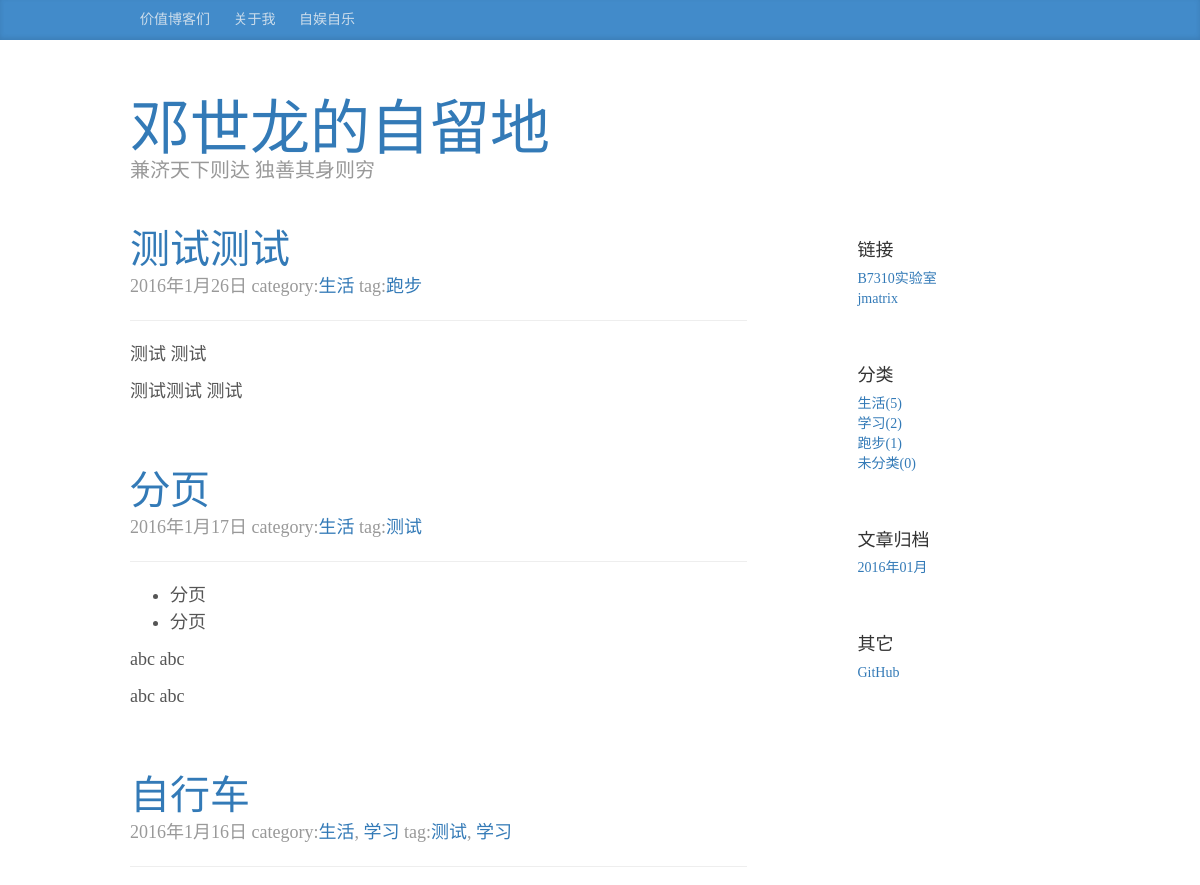
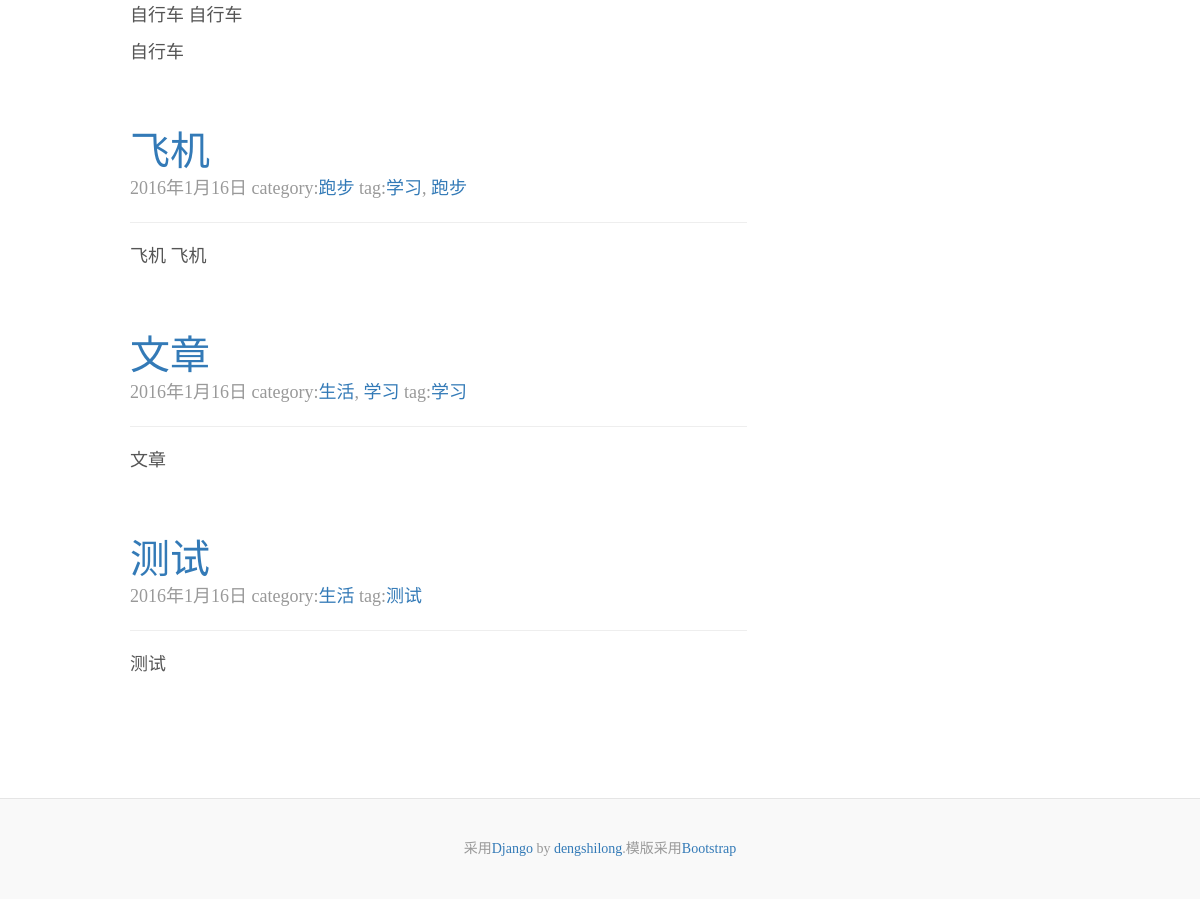
The page / on the database its author committed (2 pictures, top to bottom).
### blog/models.py (models this page shows, shortened)
class Page(models.Model):
    title = models.CharField(max_length=255)
    slug = models.SlugField(max_length=300, allow_unicode=True)
    content = models.TextField()
    publish_time = models.DateTimeField(auto_now_add=True)
    def get_absolute_url(self):
        return reverse('blog.page', args=[self.slug])

class Post(models.Model):
    title = models.CharField(max_length=255)
    slug = models.SlugField(max_length=300, allow_unicode=True)
    content = models.TextField()
    publish_time = models.DateTimeField(auto_now_add=True)
    category = models.ManyToManyField(Category)
    tag = models.ManyToManyField(Tag, blank=True)
    def get_absolute_url(self):
        year = str(self.publish_time.year)
        month = str(self.publish_time.month)
        if len(month) == 1:
            month = '0' + month
        day = str(self.publish_time.day)
        return reverse('blog.post', args=[year,month,day,self.slug])
    def get_categories(self):
        return self.category.all()
    def get_tags(self):
        return self.tag.all()

class Category(models.Model):
    name = models.CharField(max_length=30)
    creat_time = models.DateTimeField(auto_now_add=True)
    def __unicode__(self):
        return u'%s' % self.name
    def get_absolute_url(self):
        return reverse('blog.category', args=[self.name])
    def get_post_count(self):
        return Post.objects.filter(category=self.id).count()

class Tag(models.Model):
    name = models.CharField(max_length=30)
    creat_time = models.DateTimeField(auto_now_add=True)
    def __unicode__(self):
        return u'%s' % self.name
    def get_absolute_url(self):
        return reverse('blog.tag', args=[self.name])

class Link(models.Model):
    url = models.CharField(max_length=255)
    name = models.CharField(max_length=100)
    description = models.CharField(max_length=100)

### blog/views.py (the view)
# urls.py: url(r'^$', views.index, name='blog.index'),
def index(request):
    posts = Post.objects.all().order_by('-publish_time')
    posts = paginator_process(posts, request)
    context = {'posts' : posts}
    return render(request, 'blog/archive.html', context)

### blog/templatetags/my_markdown.py (called while the page is built)
@register.filter(name='mark')
def mark(value):
    return markdown(value)

### blog/templatetags/page_nav.py (called while the page is built)
@register.inclusion_tag('blog/page_list.html', takes_context = True)
def get_pages(context):
    return {'pages': Page.objects.all()}

### blog/templatetags/sidebar.py (called while the page is built)
@register.inclusion_tag('blog/archive_list.html', takes_context = True)
def get_archive(context):
    return {'months': Post.objects.datetimes('publish_time', 'month')}

@register.inclusion_tag('blog/category_list.html', takes_context = True)
def get_categories(context):
    return {'categories': Category.objects.all()}

@register.inclusion_tag('blog/link_list.html', takes_context = True)
def get_links(context):
    return {'links': Link.objects.all()}

### blog/utils.py (called while the page is built)
def get_page(request):
    page = request.GET.get('page', '')
    if not page:
        page = 1
    return page

def paginator_process(posts, request):
    page = get_page(request)
    paginator = Paginator(posts, 10)
    try:
        posts = paginator.page(page)
    except PageNotAnInteger:
        posts = paginator.page(1)
    except EmptyPage:
        posts = paginator.page(paginator.num_pages)
    return posts

### blog/templates/blog/archive.html (shortened to what this page needs)
{% extends "base.html" %}
{% block content %}
{% for post in posts %}
    {% include "blog/_post.html" %}
{% endfor %}
{% endblock %}
{% block sidebar %}
    {% include "blog/sidebar.html" %}
{% endblock %}

### blog/templates/base.html (shortened to what this page needs)
{% load staticfiles %}
{% load page_nav %}
<!DOCTYPE html>
<html lang="en">
  <head>
    <link href="{% static "lib/bootstrap/css/bootstrap.min.css" %}" rel="stylesheet">
    <link href="{% static "css/style.css" %}" rel="stylesheet">
  </head>
  <body>
    <div class="blog-masthead">
      <div class="container">
        <nav class="blog-nav">
            {% get_pages %}
        </nav>
      </div>
    </div>
    <div class="container">
      <div class="blog-header">
        <h1 class="blog-title"><a href="/">邓世龙的自留地</a></h1>
        <p class="lead blog-description">兼济天下则达 独善其身则穷</p>
      </div>
      <div class="row">
        <div class="col-sm-8 blog-main">
          {% block content %} {% endblock %}
        </div>
        <div class="col-sm-3 col-sm-offset-1 blog-sidebar">
          {% block sidebar %} {% endblock %}
        </div>
      </div>
    </div>
    <footer class="blog-footer">
      <p>采用<a href="https://www.djangoproject.com">Django</a> by <a href="https://github.com/dengshilong">dengshilong</a>.模版采用<a href="http://v3.bootcss.com">Bootstrap</a></p>
    </footer>
  </body>
</html>

### blog/templates/blog/page_list.html
{% if pages %}
{% for page in pages %}
   <a class="blog-nav-item" href="{{page.get_absolute_url}}">{{page.title}}</a>
{% endfor %}
{% endif %}

### blog/templates/blog/_post.html
<div class="blog-post">
  <h2 class="blog-post-title"><a href="{{ post.get_absolute_url }}">{{ post.title }}</a></h2>
  <p class="blog-post-meta">{{post.publish_time|date:"Y年n月d日"}} category:{% for category in post.get_categories %}<a href="{{category.get_absolute_url}}">{{category}}</a>{% if forloop.last %}{% else %}, {% endif %} {% endfor %} tag:{% for tag in post.get_tags %}<a href="{{tag.get_absolute_url}}">{{tag}}</a>{% if forloop.last %}{% else %}, {% endif %}{% endfor %}</p>
  <hr>
  {% load my_markdown %}
  <p>{{ post.content|mark|safe}}</p>
</div>

### blog/templates/blog/sidebar.html
{% load sidebar %}
  {% get_links %}
  {% get_categories %}
  {% get_archive %}
  <div class="sidebar-module">
    <h4>其它</h4>
    <ol class="list-unstyled">
      <li><a href="https://github.com/dengshilong">GitHub</a></li>
    </ol>
  </div>

### blog/templates/blog/link_list.html
{% if links %}
 <div class="sidebar-module">
    <h4>链接</h4>
    <ol class="list-unstyled">
      {% for link in links %}
      <li><a href="{{link.url}}">{{link.name}}</a></li>
      {% endfor %}
    </ol>
  </div>
{% endif %}

### blog/templates/blog/category_list.html
{% if categories %}
 <div class="sidebar-module">
    <h4>分类</h4>
    <ol class="list-unstyled">
      {% for category in categories %}
      <li><a href="{{category.get_absolute_url}}">{{category}}({{category.get_post_count}})</a></li>
      {% endfor %}
    </ol>
  </div>
{% endif %}

### blog/templates/blog/archive_list.html
{% if months %}
 <div class="sidebar-module">
    <h4>文章归档</h4>
    <ol class="list-unstyled">
      {% for month in months %}
      <li><a href="/{{month|date:"Y/n/"}}">{{month|date:"Y年m月"}}</a></li>
      {% endfor %}
    </ol>
  </div>
{% endif %}

### blog/static/css/style.css (style rules this page uses)
body { font-family: Georgia, "Times New Roman", Times, serif; color: #555; }
h1, .h1, h2, .h2, h3, .h3, h4, .h4, h5, .h5, h6, .h6 { margin-top: 0; font-family: "Helvetica Neue", Helvetica, Arial, sans-serif; font-weight: normal; color: #333; }
@media (min-width: 1200px) { .container { width: 970px; } }
.blog-masthead { background-color: #428bca; -webkit-box-shadow: inset 0 -2px 5px rgba(0,0,0,.1); box-shadow: inset 0 -2px 5px rgba(0,0,0,.1); }
.blog-nav-item { position: relative; display: inline-block; padding: 10px; font-weight: 500; color: #cdddeb; }
.blog-header { padding-top: 20px; padding-bottom: 20px; }
.blog-title { margin-top: 30px; margin-bottom: 0; font-size: 60px; font-weight: normal; }
.blog-description { font-size: 20px; color: #999; }
.blog-main { font-size: 18px; line-height: 1.5; }
.sidebar-module { padding: 15px; margin: 0 -15px 15px; }
.blog-post { margin-bottom: 60px; }
.blog-post-title { margin-bottom: 5px; font-size: 40px; }
.blog-post-meta { margin-bottom: 20px; color: #999; }
.blog-footer { padding: 40px 0; color: #999; text-align: center; background-color: #f9f9f9; border-top: 1px solid #e5e5e5; }
.blog-footer p:last-child { margin-bottom: 0; }

### rows shown on the page
Page: title "价值博客们"
Page: title "关于我"
Page: title "自娱自乐"
Post: title "测试测试", publish_time "2016年1月26日", content|mark "测试 测试 测试测试 测试"
Category: name "生活", get_post_count "5"
Tag: name "跑步"
Post: title "分页", publish_time "2016年1月17日", content|mark "分页 分页 abc abc abc abc"
Tag: name "测试"
Post: title "自行车", publish_time "2016年1月16日", content|mark "自行车 自行车 自行车"
Category: name "学习", get_post_count "2"
Tag: name "学习"
Post: title "飞机", publish_time "2016年1月16日", content|mark "飞机 飞机"
Category: name "跑步", get_post_count "1"
Post: title "文章", publish_time "2016年1月16日", content|mark "文章"
Post: title "测试", publish_time "2016年1月16日", content|mark "测试"
Link: name "B7310实验室"
Link: name "jmatrix"
Category: name "未分类", get_post_count "0"

### other values the page prints
{{ month|date:"Y年m月" }} "2016年01月"
